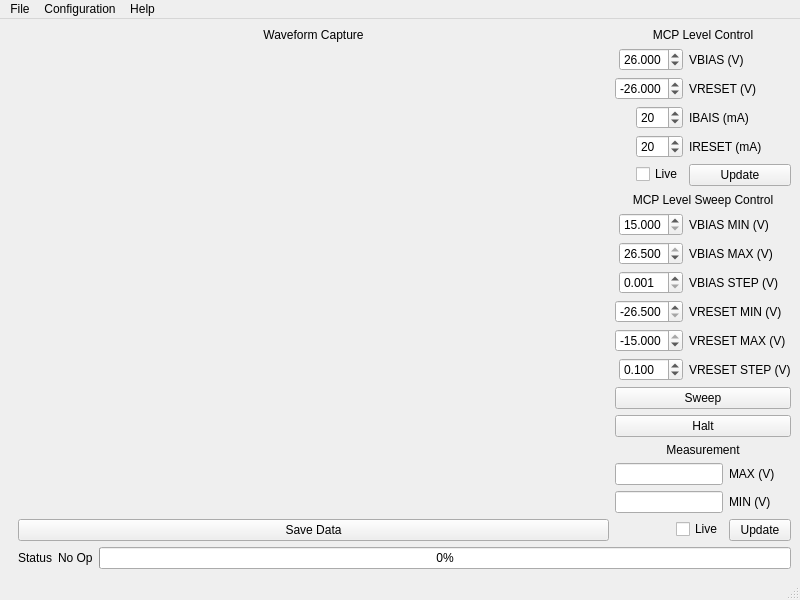
<?xml version="1.0" encoding="UTF-8"?>
<ui version="4.0">
 <class>MainWindow</class>
 <widget class="QMainWindow" name="MainWindow">
  <property name="geometry">
   <rect>
    <x>0</x>
    <y>0</y>
    <width>800</width>
    <height>600</height>
   </rect>
  </property>
  <property name="windowTitle">
   <string>MainWindow</string>
  </property>
  <widget class="QWidget" name="centralwidget">
   <layout class="QGridLayout" name="gridLayout">
    <item row="0" column="0">
     <layout class="QVBoxLayout" name="verticalLayout" stretch="9,1">
      <property name="leftMargin">
       <number>9</number>
      </property>
      <item>
       <layout class="QHBoxLayout" name="horizontalLayout" stretch="4,1">
        <item>
         <layout class="QVBoxLayout" name="verticalLayout_2" stretch="0,1,0">
          <item>
           <widget class="QLabel" name="label_3">
            <property name="text">
             <string>Waveform Capture</string>
            </property>
            <property name="alignment">
             <set>Qt::AlignCenter</set>
            </property>
           </widget>
          </item>
          <item>
           <widget class="MplWidget" name="MplWidget" native="true"/>
          </item>
          <item>
           <widget class="QPushButton" name="save_data_button">
            <property name="text">
             <string>Save Data</string>
            </property>
           </widget>
          </item>
         </layout>
        </item>
        <item>
         <layout class="QVBoxLayout" name="verticalLayout_3">
          <item>
           <widget class="QLabel" name="label_5">
            <property name="sizePolicy">
             <sizepolicy hsizetype="Minimum" vsizetype="Minimum">
              <horstretch>0</horstretch>
              <verstretch>0</verstretch>
             </sizepolicy>
            </property>
            <property name="text">
             <string>MCP Level Control</string>
            </property>
            <property name="alignment">
             <set>Qt::AlignCenter</set>
            </property>
           </widget>
          </item>
          <item>
           <layout class="QFormLayout" name="mcp_level_form">
            <property name="labelAlignment">
             <set>Qt::AlignRight|Qt::AlignTrailing|Qt::AlignVCenter</set>
            </property>
            <item row="0" column="0">
             <widget class="QDoubleSpinBox" name="vbias_box">
              <property name="decimals">
               <number>3</number>
              </property>
              <property name="minimum">
               <double>15.000000000000000</double>
              </property>
              <property name="maximum">
               <double>26.500000000000000</double>
              </property>
              <property name="singleStep">
               <double>0.001000000000000</double>
              </property>
              <property name="value">
               <double>26.000000000000000</double>
              </property>
             </widget>
            </item>
            <item row="1" column="0">
             <widget class="QDoubleSpinBox" name="vreset_box">
              <property name="decimals">
               <number>3</number>
              </property>
              <property name="minimum">
               <double>-26.500000000000000</double>
              </property>
              <property name="maximum">
               <double>-15.000000000000000</double>
              </property>
              <property name="singleStep">
               <double>0.010000000000000</double>
              </property>
              <property name="value">
               <double>-26.000000000000000</double>
              </property>
             </widget>
            </item>
            <item row="4" column="0">
             <widget class="QCheckBox" name="live_rails">
              <property name="text">
               <string>Live</string>
              </property>
             </widget>
            </item>
            <item row="4" column="1">
             <widget class="QPushButton" name="rail_settings_push_button">
              <property name="text">
               <string>Update</string>
              </property>
             </widget>
            </item>
            <item row="0" column="1">
             <widget class="QLabel" name="label_6">
              <property name="text">
               <string>VBIAS (V)</string>
              </property>
             </widget>
            </item>
            <item row="1" column="1">
             <widget class="QLabel" name="label_7">
              <property name="text">
               <string>VRESET (V)</string>
              </property>
             </widget>
            </item>
            <item row="2" column="1">
             <widget class="QLabel" name="label_8">
              <property name="text">
               <string>IBAIS (mA)</string>
              </property>
             </widget>
            </item>
            <item row="3" column="1">
             <widget class="QLabel" name="label_9">
              <property name="text">
               <string>IRESET (mA)</string>
              </property>
             </widget>
            </item>
            <item row="2" column="0">
             <widget class="QSpinBox" name="ibias_box">
              <property name="layoutDirection">
               <enum>Qt::LeftToRight</enum>
              </property>
              <property name="wrapping">
               <bool>false</bool>
              </property>
              <property name="frame">
               <bool>true</bool>
              </property>
              <property name="alignment">
               <set>Qt::AlignLeading|Qt::AlignLeft|Qt::AlignVCenter</set>
              </property>
              <property name="showGroupSeparator" stdset="0">
               <bool>false</bool>
              </property>
              <property name="maximum">
               <number>150</number>
              </property>
              <property name="value">
               <number>20</number>
              </property>
             </widget>
            </item>
            <item row="3" column="0">
             <widget class="QSpinBox" name="ireset_box">
              <property name="alignment">
               <set>Qt::AlignLeading|Qt::AlignLeft|Qt::AlignVCenter</set>
              </property>
              <property name="maximum">
               <number>150</number>
              </property>
              <property name="value">
               <number>20</number>
              </property>
             </widget>
            </item>
           </layout>
          </item>
          <item>
           <widget class="QLabel" name="label_4">
            <property name="sizePolicy">
             <sizepolicy hsizetype="Minimum" vsizetype="Minimum">
              <horstretch>0</horstretch>
              <verstretch>0</verstretch>
             </sizepolicy>
            </property>
            <property name="text">
             <string>MCP Level Sweep Control</string>
            </property>
            <property name="alignment">
             <set>Qt::AlignCenter</set>
            </property>
           </widget>
          </item>
          <item>
           <layout class="QFormLayout" name="mcp_sweep_form">
            <property name="labelAlignment">
             <set>Qt::AlignRight|Qt::AlignTrailing|Qt::AlignVCenter</set>
            </property>
            <item row="0" column="0">
             <widget class="QDoubleSpinBox" name="sweep_bias_min">
              <property name="decimals">
               <number>3</number>
              </property>
              <property name="minimum">
               <double>15.000000000000000</double>
              </property>
              <property name="maximum">
               <double>26.399999999999999</double>
              </property>
              <property name="singleStep">
               <double>0.001000000000000</double>
              </property>
             </widget>
            </item>
            <item row="0" column="1">
             <widget class="QLabel" name="label_13">
              <property name="text">
               <string>VBIAS MIN (V)</string>
              </property>
             </widget>
            </item>
            <item row="1" column="0">
             <widget class="QDoubleSpinBox" name="sweep_bias_max">
              <property name="decimals">
               <number>3</number>
              </property>
              <property name="minimum">
               <double>15.100000000000000</double>
              </property>
              <property name="maximum">
               <double>26.500000000000000</double>
              </property>
              <property name="singleStep">
               <double>0.001000000000000</double>
              </property>
              <property name="value">
               <double>26.500000000000000</double>
              </property>
             </widget>
            </item>
            <item row="1" column="1">
             <widget class="QLabel" name="label_14">
              <property name="text">
               <string>VBIAS MAX (V)</string>
              </property>
             </widget>
            </item>
            <item row="2" column="0">
             <widget class="QDoubleSpinBox" name="sweep_bias_step">
              <property name="decimals">
               <number>3</number>
              </property>
              <property name="minimum">
               <double>0.001000000000000</double>
              </property>
              <property name="maximum">
               <double>10.000000000000000</double>
              </property>
              <property name="singleStep">
               <double>0.001000000000000</double>
              </property>
             </widget>
            </item>
            <item row="2" column="1">
             <widget class="QLabel" name="label_15">
              <property name="text">
               <string>VBIAS STEP (V)</string>
              </property>
             </widget>
            </item>
            <item row="5" column="0">
             <widget class="QDoubleSpinBox" name="sweep_reset_step">
              <property name="decimals">
               <number>3</number>
              </property>
              <property name="minimum">
               <double>0.001000000000000</double>
              </property>
              <property name="maximum">
               <double>10.000000000000000</double>
              </property>
              <property name="singleStep">
               <double>0.001000000000000</double>
              </property>
              <property name="value">
               <double>0.100000000000000</double>
              </property>
             </widget>
            </item>
            <item row="5" column="1">
             <widget class="QLabel" name="label_16">
              <property name="text">
               <string>VRESET STEP (V)</string>
              </property>
             </widget>
            </item>
            <item row="4" column="0">
             <widget class="QDoubleSpinBox" name="sweep_reset_max">
              <property name="decimals">
               <number>3</number>
              </property>
              <property name="minimum">
               <double>-26.399999999999999</double>
              </property>
              <property name="maximum">
               <double>-15.000000000000000</double>
              </property>
              <property name="singleStep">
               <double>0.001000000000000</double>
              </property>
             </widget>
            </item>
            <item row="3" column="0">
             <widget class="QDoubleSpinBox" name="sweep_reset_min">
              <property name="decimals">
               <number>3</number>
              </property>
              <property name="minimum">
               <double>-26.500000000000000</double>
              </property>
              <property name="maximum">
               <double>-15.100000000000000</double>
              </property>
              <property name="singleStep">
               <double>0.001000000000000</double>
              </property>
              <property name="value">
               <double>-26.500000000000000</double>
              </property>
             </widget>
            </item>
            <item row="3" column="1">
             <widget class="QLabel" name="label_17">
              <property name="text">
               <string>VRESET MIN (V)</string>
              </property>
             </widget>
            </item>
            <item row="4" column="1">
             <widget class="QLabel" name="label_18">
              <property name="text">
               <string>VRESET MAX (V)</string>
              </property>
             </widget>
            </item>
           </layout>
          </item>
          <item>
           <widget class="QPushButton" name="sweep_button">
            <property name="text">
             <string>Sweep</string>
            </property>
           </widget>
          </item>
          <item>
           <widget class="QPushButton" name="halt_button">
            <property name="text">
             <string>Halt</string>
            </property>
           </widget>
          </item>
          <item>
           <widget class="QLabel" name="label_10">
            <property name="sizePolicy">
             <sizepolicy hsizetype="Minimum" vsizetype="Minimum">
              <horstretch>0</horstretch>
              <verstretch>0</verstretch>
             </sizepolicy>
            </property>
            <property name="text">
             <string>Measurement</string>
            </property>
            <property name="alignment">
             <set>Qt::AlignCenter</set>
            </property>
           </widget>
          </item>
          <item>
           <layout class="QFormLayout" name="formLayout_3">
            <property name="labelAlignment">
             <set>Qt::AlignRight|Qt::AlignTrailing|Qt::AlignVCenter</set>
            </property>
            <item row="0" column="0">
             <widget class="QLineEdit" name="measured_max">
              <property name="readOnly">
               <bool>true</bool>
              </property>
             </widget>
            </item>
            <item row="1" column="0">
             <widget class="QLineEdit" name="measured_min">
              <property name="readOnly">
               <bool>true</bool>
              </property>
             </widget>
            </item>
            <item row="2" column="0">
             <widget class="QCheckBox" name="live_measure">
              <property name="text">
               <string>Live</string>
              </property>
             </widget>
            </item>
            <item row="2" column="1">
             <widget class="QPushButton" name="measure_button">
              <property name="text">
               <string>Update</string>
              </property>
             </widget>
            </item>
            <item row="0" column="1">
             <widget class="QLabel" name="label_11">
              <property name="text">
               <string>MAX (V)</string>
              </property>
             </widget>
            </item>
            <item row="1" column="1">
             <widget class="QLabel" name="label_12">
              <property name="text">
               <string>MIN (V)</string>
              </property>
             </widget>
            </item>
           </layout>
          </item>
         </layout>
        </item>
       </layout>
      </item>
      <item>
       <layout class="QHBoxLayout" name="horizontalLayout_2">
        <item>
         <widget class="QLabel" name="label_2">
          <property name="text">
           <string>Status</string>
          </property>
         </widget>
        </item>
        <item>
         <widget class="QLabel" name="operation_label">
          <property name="text">
           <string>No Op</string>
          </property>
         </widget>
        </item>
        <item>
         <widget class="QProgressBar" name="progressBar">
          <property name="value">
           <number>0</number>
          </property>
         </widget>
        </item>
       </layout>
      </item>
     </layout>
    </item>
   </layout>
  </widget>
  <widget class="QMenuBar" name="menubar">
   <property name="geometry">
    <rect>
     <x>0</x>
     <y>0</y>
     <width>800</width>
     <height>21</height>
    </rect>
   </property>
   <widget class="QMenu" name="menuFile">
    <property name="title">
     <string>File</string>
    </property>
    <addaction name="actionSave_Waveform_Data"/>
    <addaction name="actionExit"/>
   </widget>
   <widget class="QMenu" name="menuConfiguration">
    <property name="title">
     <string>Configuration</string>
    </property>
    <addaction name="actionSpecify_GPIB_Addresses"/>
   </widget>
   <widget class="QMenu" name="menuHelp">
    <property name="title">
     <string>Help</string>
    </property>
    <addaction name="actionAbout"/>
   </widget>
   <addaction name="menuFile"/>
   <addaction name="menuConfiguration"/>
   <addaction name="menuHelp"/>
  </widget>
  <widget class="QStatusBar" name="statusbar"/>
  <action name="actionSave_Waveform_Data">
   <property name="text">
    <string>Save Waveform Data</string>
   </property>
   <property name="shortcut">
    <string>Ctrl+S</string>
   </property>
  </action>
  <action name="actionSpecify_GPIB_Addresses">
   <property name="text">
    <string>Specify GPIB Addresses</string>
   </property>
  </action>
  <action name="actionAbout">
   <property name="text">
    <string>About</string>
   </property>
   <property name="shortcut">
    <string>F1</string>
   </property>
  </action>
  <action name="actionExit">
   <property name="text">
    <string>Exit</string>
   </property>
   <property name="shortcut">
    <string>Ctrl+Shift+X</string>
   </property>
  </action>
 </widget>
 <customwidgets>
  <customwidget>
   <class>MplWidget</class>
   <extends>QWidget</extends>
   <header>mplwidget.h</header>
   <container>1</container>
  </customwidget>
 </customwidgets>
 <resources/>
 <connections/>
</ui>
